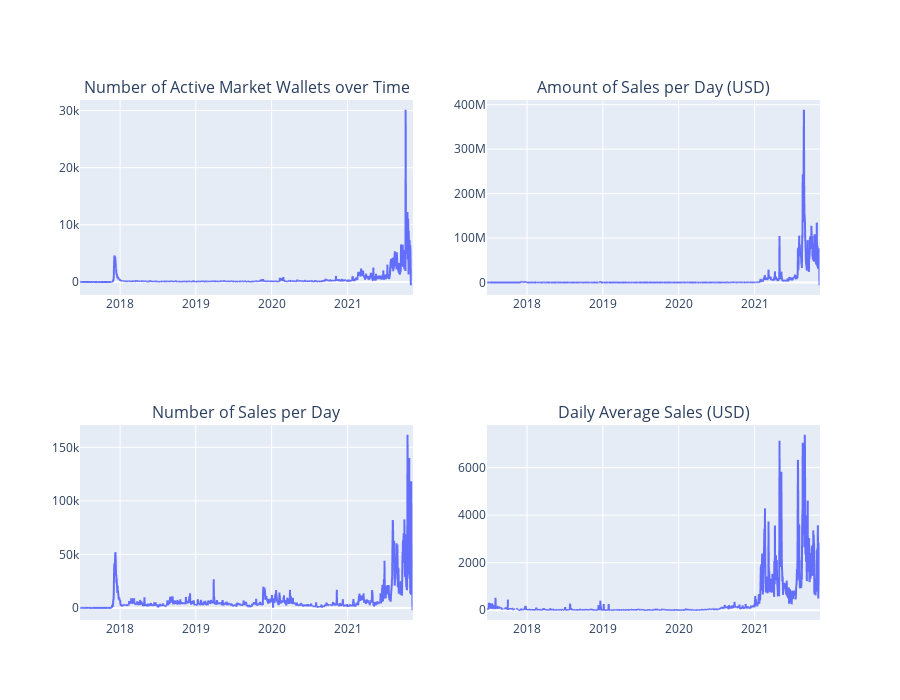

Write notebook code for a chart like this one.
### Code cell
fig.add_trace(fig1['data'][0], row=1, col=1)
fig.add_trace(fig2['data'][0], row=1, col=2)
fig.add_trace(fig3['data'][0], row=2, col=1)
fig.add_trace(fig9['data'][0], row=2, col=2)
fig.update_layout(height=700)
fig.show()


# 1st plot
# there is a spike at 10-10-21 (only last for a day)
# An early spike around the start of Dec2017, then drop to normal level for the following three years
# after that there is 2 days over 10000, and a day close to 10000

# 2nd plot
# all spike found at 2021
# spike 03-05-21 (104.6677M)
# a large spike at 29-08-21(331M), 2nd large spike at 23-08-21(243M)
# the mean level after Sep is rised. Although after two large spikes

#3rd plot
# small spike at 09-12-17, then slightly drop to normal level
# greater variance from Aug and higher mean level
# a more volatile period at 17-10-21


# 4th plot
# the mean level daily avg sales have a drastic increase since 2021
# the variance is a lot larger than before too
# a short period(2 month) avg sales is pretty constant (21May-21-July), maybe a long period as it happen between 1 year (***BUT WHY?***)

### Figure 1 — Plotly figure (JSON) as saved in the notebook; plotly's stock layout.template omitted (floating-point values rounded to 4 significant figures; data arrays with more than 128 entries replaced by an {"elided": "..."} marker saying what was removed)
{"data": [{"hovertemplate": "Date=%{x}<br>Number of Active Market Wallets=%{y}<extra></extra>", "legendgroup": "", "line": {"color": "#636efa", "dash": "solid"}, "mode": "lines", "name": "", "showlegend": false, "type": "scattergl", "x": {"elided": "1606 str values"}, "xaxis": "x", "y": {"elided": "1606 int values"}, "yaxis": "y"}, {"hovertemplate": "Date=%{x}<br>Sales (USD)=%{y}<extra></extra>", "legendgroup": "", "line": {"color": "#636efa", "dash": "solid"}, "mode": "lines", "name": "", "showlegend": false, "type": "scattergl", "x": {"elided": "1606 str values"}, "xaxis": "x2", "y": {"elided": "1606 float values"}, "yaxis": "y2"}, {"hovertemplate": "Date=%{x}<br>Number of Sales=%{y}<extra></extra>", "legendgroup": "", "line": {"color": "#636efa", "dash": "solid"}, "mode": "lines", "name": "", "showlegend": false, "type": "scattergl", "x": {"elided": "1606 str values"}, "xaxis": "x3", "y": {"elided": "1606 int values"}, "yaxis": "y3"}, {"hovertemplate": "Date=%{x}<br>Average Sales (USD)=%{y}<extra></extra>", "legendgroup": "", "line": {"color": "#636efa", "dash": "solid"}, "mode": "lines", "name": "", "showlegend": false, "type": "scattergl", "x": {"elided": "1606 str values"}, "xaxis": "x4", "y": {"elided": "1606 float values"}, "yaxis": "y4"}], "layout": {"annotations": [{"font": {"size": 16}, "showarrow": false, "text": "Number of Active Market Wallets over Time", "x": 0.225, "xanchor": "center", "xref": "paper", "y": 1, "yanchor": "bottom", "yref": "paper"}, {"font": {"size": 16}, "showarrow": false, "text": "Amount of Sales per Day (USD)", "x": 0.775, "xanchor": "center", "xref": "paper", "y": 1, "yanchor": "bottom", "yref": "paper"}, {"font": {"size": 16}, "showarrow": false, "text": "Number of Sales per Day", "x": 0.225, "xanchor": "center", "xref": "paper", "y": 0.375, "yanchor": "bottom", "yref": "paper"}, {"font": {"size": 16}, "showarrow": false, "text": "Daily Average Sales (USD)", "x": 0.775, "xanchor": "center", "xref": "paper", "y": 0.375, "yanchor": "bottom", "yref": "paper"}], "height": 700, "xaxis": {"anchor": "y", "domain": [0, 0.45]}, "xaxis2": {"anchor": "y2", "domain": [0.55, 1]}, "xaxis3": {"anchor": "y3", "domain": [0, 0.45]}, "xaxis4": {"anchor": "y4", "domain": [0.55, 1]}, "yaxis": {"anchor": "x", "domain": [0.625, 1]}, "yaxis2": {"anchor": "x2", "domain": [0.625, 1]}, "yaxis3": {"anchor": "x3", "domain": [0, 0.375]}, "yaxis4": {"anchor": "x4", "domain": [0, 0.375]}}}
